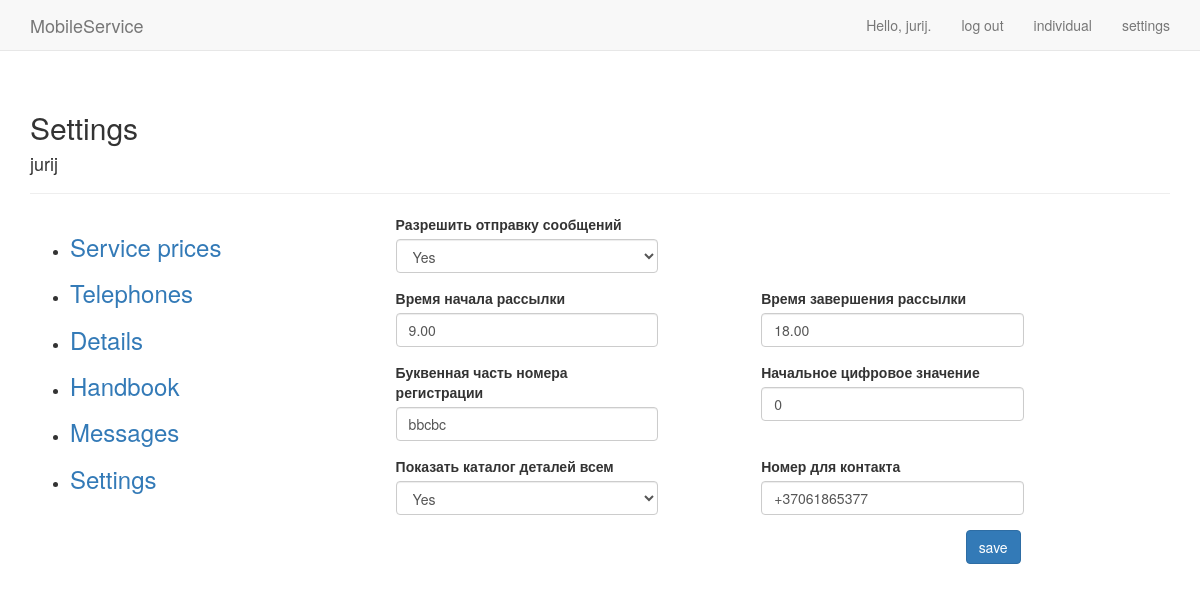
/send_email/settings_common (signed in), run on an earlier commit of the app's database.
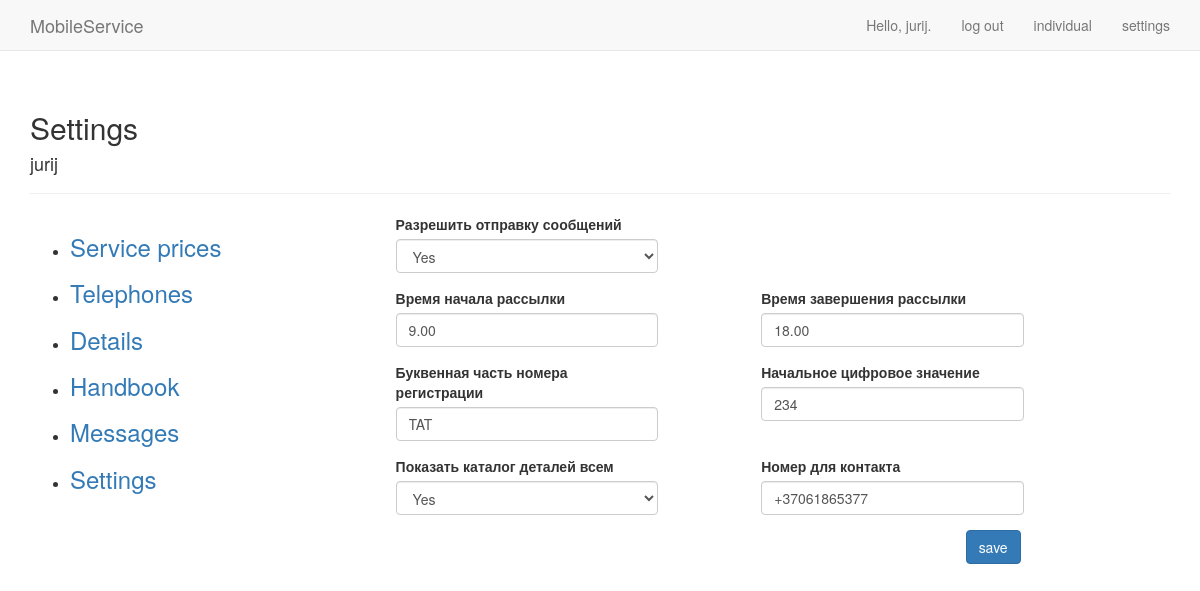
And on a later commit of the database.
### send_email/models.py (models this page shows)
class Settings_common(models.Model):
    VIS = 'Yes'
    INVIS = 'No'
    DETAIL_VISIBILITY = ((VIS, 'Yes'), (INVIS, 'No'))
    number_reg_letter = models.CharField(max_length=5, default='NUM')
    number_reg_start = models.IntegerField(default=0)
    message_send_start = models.CharField(max_length=5, default='9.00')
    message_send_finish = models.CharField(max_length=5, default='17.00')
    details_visible = models.CharField(max_length=10, choices=DETAIL_VISIBILITY)
    type_message = models.CharField(max_length=20)
    contact_number = models.CharField(max_length=20)
    free_set = models.CharField(max_length=20, choices=DETAIL_VISIBILITY)
    owner = models.ForeignKey(User, on_delete=models.CASCADE)

### send_email/views.py (the view, shortened to what this page needs)
# urls.py: path('settings_common', views.settings_common, name='settings_common'),
def settings_common(request):
    set_1 = Settings_common.objects.filter(owner=request.user).first()
    if set_1:
        set_info = Settings_common.objects.filter(owner=request.user).get(id=set_1.id)
        if request.method != 'POST':
            form = SettingsForm(instance=set_info)
        else:
            form = SettingsForm(instance=set_info, data=request.POST)
            if form.is_valid():
                form.save()
                return HttpResponseRedirect(reverse('users:individual'))
        context = {'form': form, 'set_info': set_info}
        return render(request, 'send_email/settings_common.html', context)

### send_email/forms.py
class SettingsForm(forms.ModelForm):
    class Meta:
        model = Settings_common
        fields = ['message_send_start','message_send_finish','number_reg_letter','number_reg_start','details_visible',
                  'free_set','contact_number']
        labels = {'message_send_start':'Время начала рассылки','message_send_finish':'Время завершения рассылки',
                  'free_set':'Разрешить отправку сообщений','details_visible':'Показать каталог деталей всем',
                  'number_reg_letter':'Буквенная часть номера регистрации',
                  'number_reg_start':'Начальное цифровое значение','contact_number':'Номер для контакта'}

### send_email/templates/send_email/settings_common.html (shortened to what this page needs)
{% extends "mobile/base_1.html" %}
{% load bootstrap3 %}
{% block header %}
  <h2>Settings</h2><h4>{{user.username}}</h4>
{% endblock header %}
{% block content %}
  <form action="{% url 'send_email:settings_common' %}" method='post'  class="form" autocomplete="off">
      <div class="row">
        <div class="col-xs-12 col-sm-4 col-sm-offset-1 ">
            {% bootstrap_field form.free_set %}
        </div>
      </div>
      <div class="row">
        <div class="col-xs-12 col-sm-4 col-sm-offset-1 ">
            {% bootstrap_field form.message_send_start %}
        </div>
        <div class ="col-xs-12 col-sm-4 col-sm-offset-1">
          {% bootstrap_field form.message_send_finish %}
        </div>
      </div>
      <div class="row">
          <div class="col-xs-12 col-sm-4 col-sm-offset-1 ">
              {% bootstrap_field form.number_reg_letter %}
          </div>
          <div class="col-xs-12 col-sm-4 col-sm-offset-1 ">
              {% bootstrap_field form.number_reg_start %}
          </div>
      </div>
      <div class="row">
         <div class="col-xs-12 col-sm-4 col-sm-offset-1 ">
              {% bootstrap_field form.details_visible %}
          </div>
          <div class="col-xs-12 col-sm-4 col-sm-offset-1 ">
              {% bootstrap_field form.contact_number %}
          </div>
      </div>
      {% buttons %}
       <div class="row">
          <div class="col-sm-offset-9 ">
            <button name="submit" class="btn btn-primary">save</button>
          </div>
        </div>
      {% endbuttons %}
    </form>
{% endblock content %}

What changed in the data, as far as the page shows it:
changed Settings_common "Yes": number_reg_letter "bbcbc" → "TAT"; number_reg_start "0" → "234"
